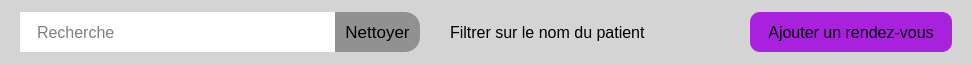
                     <widget class="QFrame" name="femme">
                      <property name="minimumSize">
                       <size>
                        <width>0</width>
                        <height>65</height>
                       </size>
                      </property>
                      <property name="maximumSize">
                       <size>
                        <width>16777215</width>
                        <height>50</height>
                       </size>
                      </property>
                      <property name="styleSheet">
                       <string notr="true">background-color: rgb(212, 212, 212);</string>
                      </property>
                      <property name="frameShape">
                       <enum>QFrame::NoFrame</enum>
                      </property>
                      <property name="frameShadow">
                       <enum>QFrame::Raised</enum>
                      </property>
                      <property name="lineWidth">
                       <number>0</number>
                      </property>
                      <layout class="QHBoxLayout" name="horizontalLayout_6">
                       <property name="spacing">
                        <number>0</number>
                       </property>
                       <property name="leftMargin">
                        <number>20</number>
                       </property>
                       <property name="topMargin">
                        <number>0</number>
                       </property>
                       <property name="rightMargin">
                        <number>20</number>
                       </property>
                       <property name="bottomMargin">
                        <number>0</number>
                       </property>
                       <item>
                        <widget class="QFrame" name="frame_9">
                         <property name="minimumSize">
                          <size>
                           <width>550</width>
                           <height>0</height>
                          </size>
                         </property>
                         <property name="frameShape">
                          <enum>QFrame::NoFrame</enum>
                         </property>
                         <property name="frameShadow">
                          <enum>QFrame::Raised</enum>
                         </property>
                         <property name="lineWidth">
                          <number>0</number>
                         </property>
                         <layout class="QHBoxLayout" name="horizontalLayout_5">
                          <property name="spacing">
                           <number>30</number>
                          </property>
                          <property name="leftMargin">
                           <number>0</number>
                          </property>
                          <property name="topMargin">
                           <number>0</number>
                          </property>
                          <property name="rightMargin">
                           <number>0</number>
                          </property>
                          <property name="bottomMargin">
                           <number>0</number>
                          </property>
                          <item>
                           <widget class="QFrame" name="frame_11">
                            <property name="minimumSize">
                             <size>
                              <width>400</width>
                              <height>0</height>
                             </size>
                            </property>
                            <property name="frameShape">
                             <enum>QFrame::NoFrame</enum>
                            </property>
                            <property name="frameShadow">
                             <enum>QFrame::Raised</enum>
                            </property>
                            <property name="lineWidth">
                             <number>0</number>
                            </property>
                            <layout class="QHBoxLayout" name="horizontalLayout_3">
                             <property name="spacing">
                              <number>0</number>
                             </property>
                             <property name="leftMargin">
                              <number>0</number>
                             </property>
                             <property name="topMargin">
                              <number>0</number>
                             </property>
                             <property name="rightMargin">
                              <number>0</number>
                             </property>
                             <property name="bottomMargin">
                              <number>0</number>
                             </property>
                             <item>
                              <widget class="QLineEdit" name="L_rechercherRDV">
                               <property name="minimumSize">
                                <size>
                                 <width>0</width>
                                 <height>40</height>
                                </size>
                               </property>
                               <property name="font">
                                <font>
                                 <pointsize>12</pointsize>
                                </font>
                               </property>
                               <property name="styleSheet">
                                <string notr="true">background-color: rgb(255, 255, 255);
padding-left: 15px</string>
                               </property>
                               <property name="frame">
                                <bool>false</bool>
                               </property>
                               <property name="placeholderText">
                                <string>Recherche</string>
                               </property>
                              </widget>
                             </item>
                             <item>
                              <widget class="QPushButton" name="btn_nettoyerPatient">
                               <property name="minimumSize">
                                <size>
                                 <width>85</width>
                                 <height>40</height>
                                </size>
                               </property>
                               <property name="font">
                                <font>
                                 <pointsize>13</pointsize>
                                </font>
                               </property>
                               <property name="cursor">
                                <cursorShape>PointingHandCursor</cursorShape>
                               </property>
                               <property name="styleSheet">
                                <string notr="true">background-color: rgb(145, 145, 145);
border-top-right-radius: 15px;
border-bottom-right-radius: 15px;
border: none;</string>
                               </property>
                               <property name="text">
                                <string>Nettoyer</string>
                               </property>
                               <property name="flat">
                                <bool>false</bool>
                               </property>
                              </widget>
                             </item>
                            </layout>
                           </widget>
                          </item>
                          <item>
                           <widget class="QFrame" name="frame_10">
                            <property name="frameShape">
                             <enum>QFrame::NoFrame</enum>
                            </property>
                            <property name="frameShadow">
                             <enum>QFrame::Raised</enum>
                            </property>
                            <layout class="QHBoxLayout" name="horizontalLayout_4">
                             <property name="spacing">
                              <number>10</number>
                             </property>
                             <property name="leftMargin">
                              <number>0</number>
                             </property>
                             <property name="topMargin">
                              <number>0</number>
                             </property>
                             <property name="rightMargin">
                              <number>0</number>
                             </property>
                             <property name="bottomMargin">
                              <number>0</number>
                             </property>
                             <item>
                              <widget class="QLabel" name="label_4">
                               <property name="font">
                                <font>
                                 <pointsize>12</pointsize>
                                </font>
                               </property>
                               <property name="text">
                                <string>Filtrer sur le nom du patient</string>
                               </property>
                              </widget>
                             </item>
                            </layout>
                           </widget>
                          </item>
                         </layout>
                        </widget>
                       </item>
                       <item>
                        <spacer name="horizontalSpacer">
                         <property name="orientation">
                          <enum>Qt::Horizontal</enum>
                         </property>
                         <property name="sizeHint" stdset="0">
                          <size>
                           <width>104</width>
                           <height>20</height>
                          </size>
                         </property>
                        </spacer>
                       </item>
                       <item>
                        <widget class="QPushButton" name="PrendreRDV">
                         <property name="minimumSize">
                          <size>
                           <width>202</width>
                           <height>40</height>
                          </size>
                         </property>
                         <property name="font">
                          <font>
                           <pointsize>12</pointsize>
                          </font>
                         </property>
                         <property name="cursor">
                          <cursorShape>PointingHandCursor</cursorShape>
                         </property>
                         <property name="styleSheet">
                          <string notr="true">background-color: rgb(168, 33, 221);
color: rgb(0, 0, 0);
border: none;
border-radius: 10px;</string>
                         </property>
                         <property name="text">
                          <string>Ajouter un rendez-vous</string>
                         </property>
                         <property name="icon">
                          <iconset resource="icon.qrc">
                           <normaloff>:/ICON/calendar-number-outline.svg</normaloff>:/ICON/calendar-number-outline.svg</iconset>
                         </property>
                         <property name="iconSize">
                          <size>
                           <width>25</width>
                           <height>25</height>
                          </size>
                         </property>
                        </widget>
                       </item>
                      </layout>
                     </widget>
